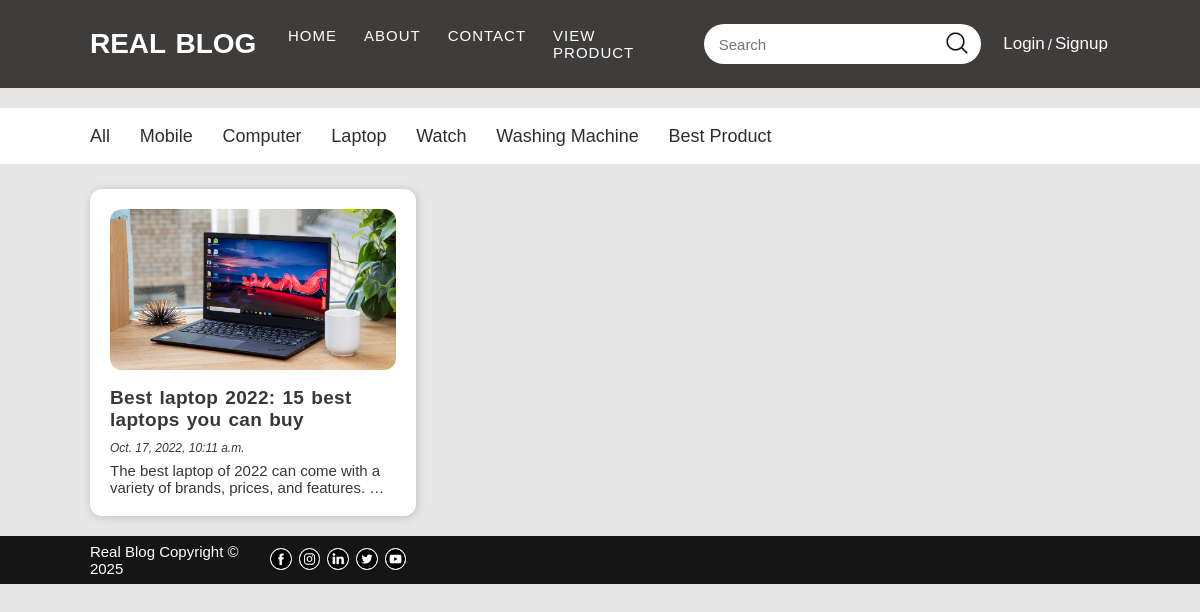
The page /subcategory/laptop/ on the database its author committed.
### blog_app/models.py (models this page shows, shortened)
class Category(models.Model):
    title  = models.CharField(max_length=100)

class Post(models.Model):
    title = models.CharField(max_length=250)
    content = RichTextField(blank=True, null=True)
    category = models.ForeignKey(Category, on_delete=models.CASCADE)
    date = models.DateTimeField(auto_now_add=True, null=True)
    img = models.ImageField(upload_to='post_img/')

### blog_app/views.py (the view)
# urls.py: path('', views.HomeView.as_view(), name='home'),
class HomeView(View):
        def get(self, request, cat='All'):
            try:
                all_post = ''
                if cat == 'All':
                    all_post = Post.objects.order_by('?')[:20]
                else:
                    category_id = Category.objects.get(title=cat).id
                    all_post = Post.objects.filter(category=category_id)
                context = {
                    'all_post':all_post,
                    'latest_post':Post.objects.order_by('date').reverse()[:5],
                    'ctgry':print_category(),
                }
                return render(request, 'blog_app/home.html', context)
            except Exception as e:
                return redirect('/')

### blog_app/views.py (called while the page is built)
def print_category():
    return Category.objects.all()

### blog_app/templates/blog_app/home.html (shortened to what this page needs)
{% extends 'blog_app/base.html' %}
{% load static %}
{% block main %}
<section class="container">
    <div class="homeContainer">
        <div class="home_main">
            {% for post in all_post %}
                <div class="home">
                    <a href="{% url 'postdetail' post.id %}">
                        <div class="homediv2">
                            <div class="home-img">
                                <img src="{{post.img.url}}" alt="Image">
                            </div>
                            <div class="home-inner">
                                <h1>{{post.title}}</h1>
                                <p class="date">{{post.date}}</p>
                                <p>{{post.content|safe|truncatewords:15}}</p>
                            </div>
                        </div>
                    </a>
                </div>
            {% endfor %}
        </div>
    </div>
</section>
{% endblock main %}

### blog_app/templates/blog_app/subnav.html
<nav class="subnavbar subnavbar3" id="subnavbar">
    <div class="container subnavbar-inner">
        <a href="{% url 'subcategory' 'All' %}">All</a>
        {% for cat in ctgry %}
        <a href="{% url 'subcategory' cat.title %}">{{cat.title|capfirst}}</a>
        {% endfor %}
    </div>
</nav>

### blog_app/static/blog_app/css/style.css (style rules this page uses)
* { margin: 0; padding: 0; box-sizing: border-box; }
html { font-size: 62.5%; font-family: sans-serif; background-color: rgb(231, 231, 231); }
a { text-decoration: none; }
.container { width: 85vw; margin: auto; }
.subnavbar { width: 99.99%; height: 7vh; background-color: #fff; margin-top: 2em; line-height: 7vh; }
.subnavbar a { font-size: 1.8rem; font-weight: 400; margin-right: 1.5em; color: rgb(48, 45, 45); }
.homeContainer { width: 100%; display: flex; justify-content: space-between; margin-top: 2.5em; }
.home_main { display: flex; flex-wrap: wrap; max-width: 100%; justify-content: space-between; }
.home { max-width: 32%; max-height: auto; background-color: #fff; padding: 2em; border-radius: 1.2rem; margin-bottom: 2em; box-shadow: .1rem .1rem 1rem rgb(192, 190, 190); }
.home p { font-size: 1.5rem; margin-top: 0.5em; color: rgb(59, 55, 55); }
.home h1 { font-size: 1.9rem; margin: 0.8em 0 0.5em 0; word-spacing: 1.5px; letter-spacing: 0.3px; color: rgb(59, 55, 55); }
.home .date { font-size: 1.2em; font-style: italic; }
.home img { width: 100%; height: 48%; border-radius: 1.2rem; object-fit: cover; background-repeat: no-repeat; }

### rows shown on the page
Category: title "Mobile"
Category: title "Computer"
Category: title "Laptop"
Category: title "Watch"
Category: title "Washing Machine"
Category: title "Best Product"
Post: img (picture), title "Best laptop 2022: 15 best laptops you can buy", date "Oct. 17, 2022, 10:11 a.m.", content "The best laptop of 2022 can come with a variety of brands, prices, and features. …"
